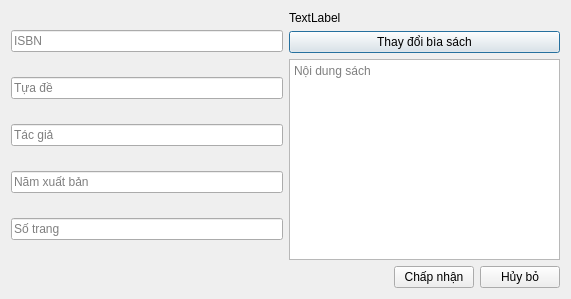
<?xml version="1.0" encoding="UTF-8"?>
<ui version="4.0">
 <class>AddBook</class>
 <widget class="QDialog" name="AddBook">
  <property name="geometry">
   <rect>
    <x>0</x>
    <y>0</y>
    <width>571</width>
    <height>299</height>
   </rect>
  </property>
  <property name="windowTitle">
   <string>Dialog</string>
  </property>
  <layout class="QHBoxLayout" name="horizontalLayout_3">
   <item>
    <layout class="QVBoxLayout" name="verticalLayout_3">
     <item>
      <layout class="QHBoxLayout" name="horizontalLayout">
       <item>
        <layout class="QVBoxLayout" name="verticalLayout_2">
         <item>
          <widget class="QLineEdit" name="ISBN">
           <property name="placeholderText">
            <string>ISBN</string>
           </property>
          </widget>
         </item>
         <item>
          <widget class="QLineEdit" name="titel">
           <property name="placeholderText">
            <string>Tựa đề</string>
           </property>
          </widget>
         </item>
         <item>
          <widget class="QLineEdit" name="author">
           <property name="placeholderText">
            <string>Tác giả</string>
           </property>
          </widget>
         </item>
         <item>
          <widget class="QLineEdit" name="year">
           <property name="placeholderText">
            <string>Năm xuất bản</string>
           </property>
          </widget>
         </item>
         <item>
          <widget class="QLineEdit" name="pages">
           <property name="placeholderText">
            <string>Số trang</string>
           </property>
          </widget>
         </item>
        </layout>
       </item>
       <item>
        <layout class="QVBoxLayout" name="verticalLayout">
         <item>
          <widget class="QLabel" name="cover">
           <property name="text">
            <string>TextLabel</string>
           </property>
          </widget>
         </item>
         <item>
          <widget class="QPushButton" name="changeCoverButton">
           <property name="text">
            <string>Thay đổi bìa sách</string>
           </property>
          </widget>
         </item>
         <item>
          <widget class="QTextEdit" name="description">
           <property name="placeholderText">
            <string>Nội dung sách</string>
           </property>
          </widget>
         </item>
        </layout>
       </item>
      </layout>
     </item>
     <item>
      <layout class="QHBoxLayout" name="horizontalLayout_2">
       <item>
        <spacer name="horizontalSpacer">
         <property name="orientation">
          <enum>Qt::Horizontal</enum>
         </property>
         <property name="sizeHint" stdset="0">
          <size>
           <width>40</width>
           <height>20</height>
          </size>
         </property>
        </spacer>
       </item>
       <item>
        <widget class="QPushButton" name="submitButton">
         <property name="text">
          <string>Chấp nhận</string>
         </property>
        </widget>
       </item>
       <item>
        <widget class="QPushButton" name="cancelButton">
         <property name="text">
          <string>Hủy bỏ</string>
         </property>
        </widget>
       </item>
      </layout>
     </item>
    </layout>
   </item>
  </layout>
 </widget>
 <resources/>
 <connections/>
</ui>
